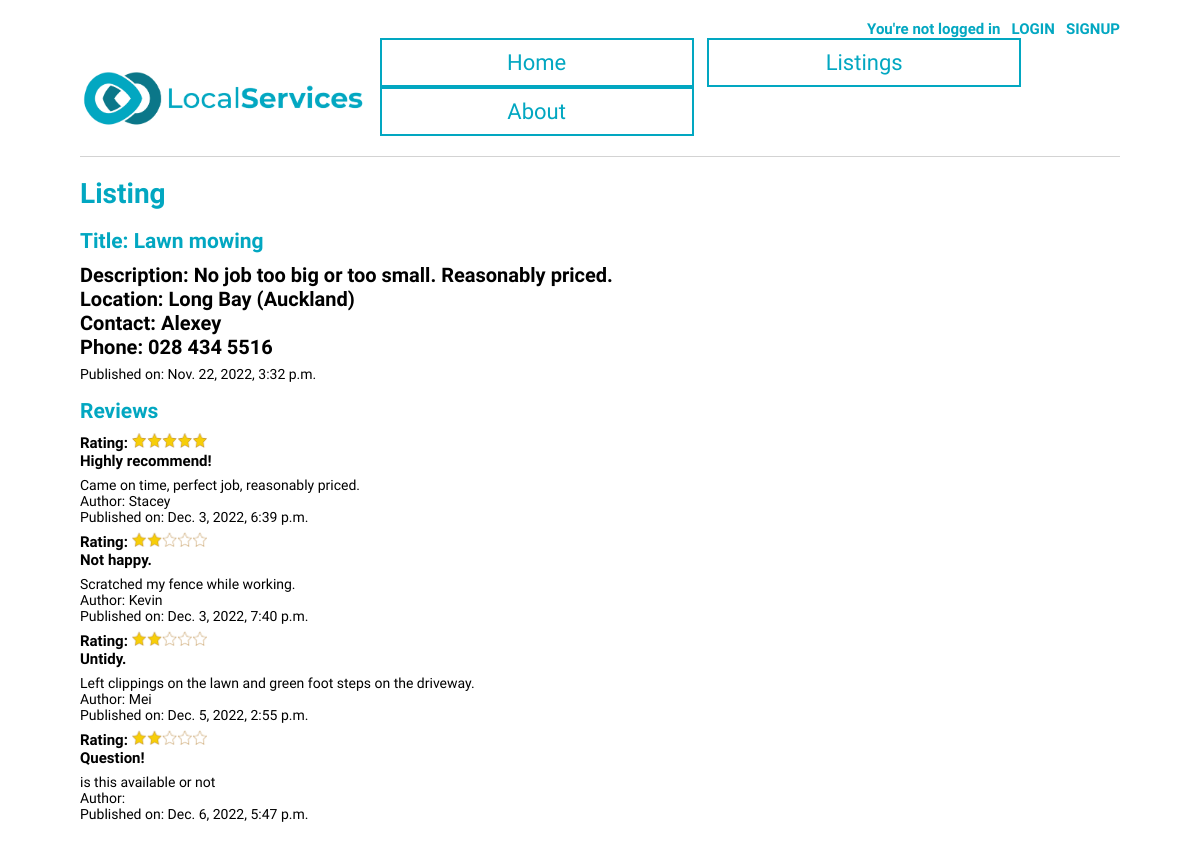
The page /classified/4/ on the database its author committed.
### LocalServicesBoard/models.py (models this page shows, shortened)
class Classified (models.Model):
    title = models.CharField(max_length=100)
    body = models.TextField(max_length=300)
    area = models.TextField(max_length=50)
    author = models.ForeignKey(settings.AUTH_USER_MODEL, on_delete=models.CASCADE)
    phone = models.CharField (max_length=30, default="")
    date = models.DateTimeField(default=datetime.now, blank=True)

class Review (models.Model):
    classified = models.ForeignKey(Classified, on_delete=models.CASCADE, null=True)
    author = models.ForeignKey(settings.AUTH_USER_MODEL, on_delete=models.CASCADE)
    rating = models.IntegerField(choices=[(i, i) for i in range(1, 6, 1)])
    title = models.CharField(max_length=100)
    body = models.TextField(max_length=300)
    date = models.DateTimeField(default=datetime.now, blank=True)

### LocalServicesBoard/views.py (the view, shortened to what this page needs)
# urls.py: path("classified/<int:pk>/", ClassifiedDetailsView.as_view(), name = "classified_detail"),
class ClassifiedDetailsView(DetailView):
    model = Classified
    template_name = "classified_detail.html"
    def get(self, request, *args, **kwargs):
        view = ReviewGet.as_view()
        return view(request, *args, **kwargs)

### LocalServicesBoard/views.py (called while the page is built)
    def get_context_data(self, **kwargs):
        context = super().get_context_data(**kwargs)
        context["form"] = ReviewForm()
        return context

### templates/classified_detail.html (shortened to what this page needs)
{% extends "base.html" %}
{% load static %}
{% load crispy_forms_tags %}
{% block content %}
  <div class="tour-entry">
    <h1>Listing</h1>
    <h2>Title: {{ classified.title }}</h2>
    <h4>Description: {{ classified.body }}
      <br>
       Location: {{ classified.area }}
       <br>
       Contact: {{classified.author.first_name}}
       <br>
       Phone: {{classified.phone}}</h4>
        Published on: {{classified.date}}
    <h2>Reviews</h2>
    {% if classified.review_set.count == 0 %}
        <h4>No reviews yet</h4>
    {% else %}
    {% for review in classified.review_set.all %}
    <div>
      <h6>Rating:
        {% if review.rating == 1 %}
        <img src="{% static 'images/1star.png' %}" alt="1star" width="75" height="15" >
        {% elif review.rating == 2 %}
        <img src="{% static 'images/2stars.png' %}" alt="2stars" width="75" height="15" >
        {% elif review.rating == 3 %}
        <img src="{% static 'images/3stars.png' %}" alt="3stars" width="75" height="15" >
        {% elif review.rating == 4 %}
        <img src="{% static 'images/4stars.png' %}" alt="4stars" width="75" height="15" >
        {% elif review.rating == 5 %}
        <img src="{% static 'images/5stars.png' %}" alt="5stars" width="75" height="15" >
        {% endif %}
        <br>
        {{ review.title }}</h6>
        {{review.body}}
        <br>
       Author: {{review.author.first_name}}<br>
       Published on: {{review.date}}<br>
    </div>
    {% endfor %}
    {% endif %}
    <br>
  </div>
{% endblock content %}

### static/css/base.css (style rules this page uses)
body { font-family: 'Source Sans Pro', sans-serif; font-size: 14px; text-decoration: none; margin: 20px 80px 20px 80px; }
.tour-entry h2 { color: #02A7C1; text-decoration: none; }
h4 { font-size: 20px; text-decoration: #333636; margin-bottom: 7px; margin-top: 7px; }
h6 { font-size: 15px; margin-bottom: 7px; margin-top: 7px; }
h2 { margin-bottom: 10px; }
h1 { font-weight: bold; color: #02A7C1; }

### rows shown on the page
Classified: title "Lawn mowing", body "No job too big or too small. Reasonably priced.", area "Long Bay (Auckland)", author.first_name "Alexey", phone "028 434 5516", date "Nov. 22, 2022, 3:32 p.m."
Review: rating 5 (drawn), title "Highly recommend!", body "Came on time, perfect job, reasonably priced.", author.first_name "Stacey", date "Dec. 3, 2022, 6:39 p.m."
Review: rating 2 (drawn), title "Not happy.", body "Scratched my fence while working.", author.first_name "Kevin", date "Dec. 3, 2022, 7:40 p.m."
Review: rating 2 (drawn), title "Untidy.", body "Left clippings on the lawn and green foot steps on the driveway.", author.first_name "Mei", date "Dec. 5, 2022, 2:55 p.m."
Review: rating 2 (drawn), title "Question!", body "is this available or not", date "Dec. 6, 2022, 5:47 p.m."
